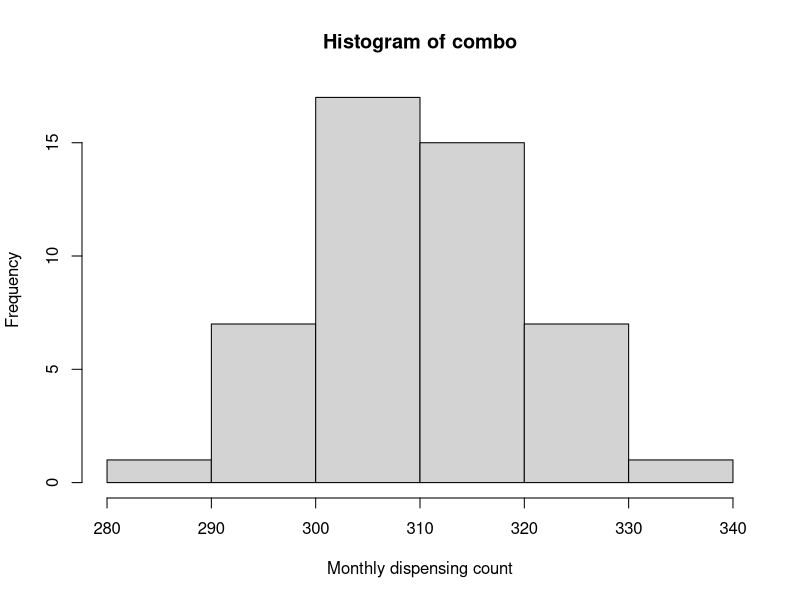
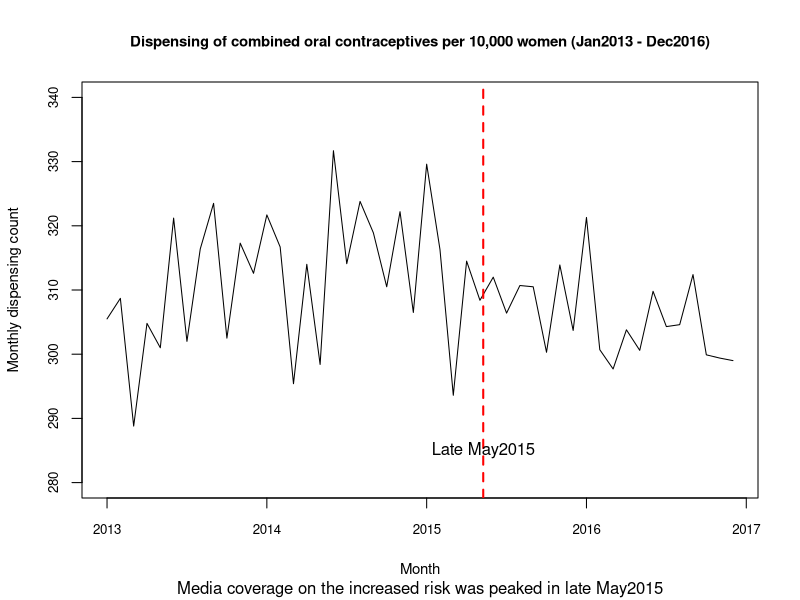
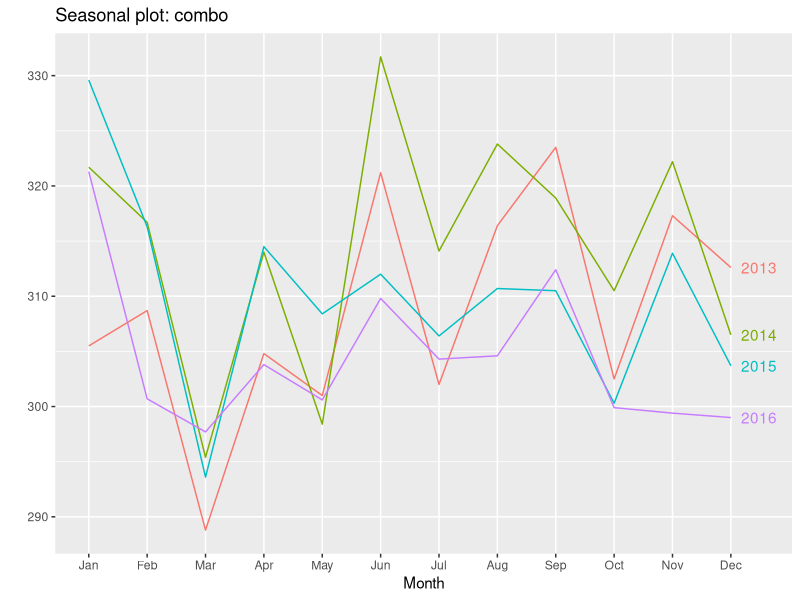
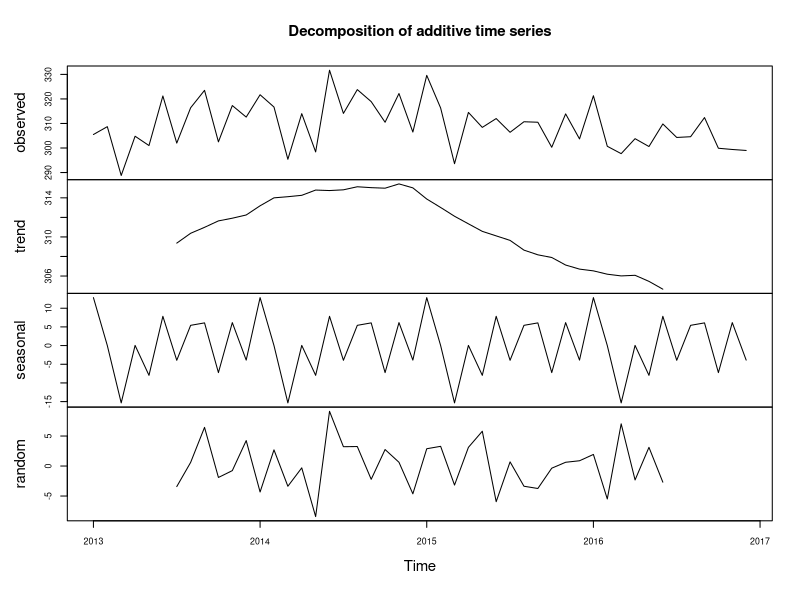
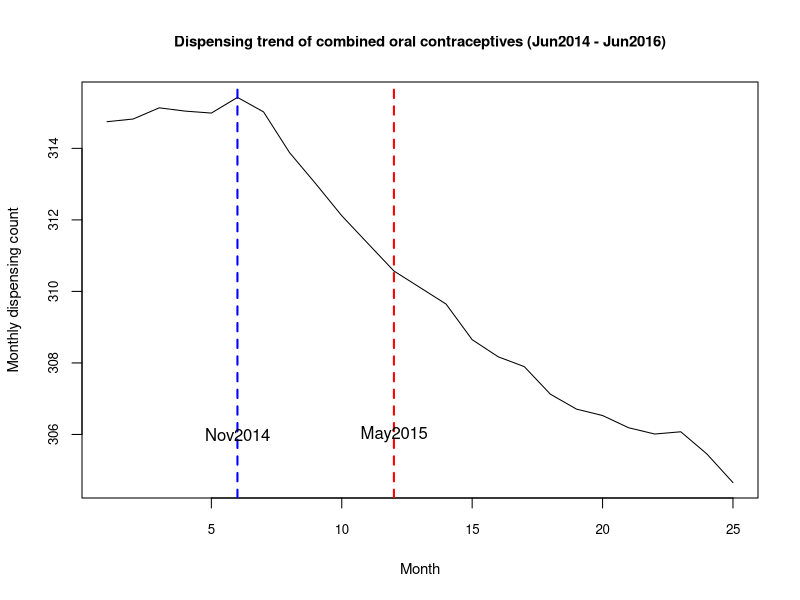
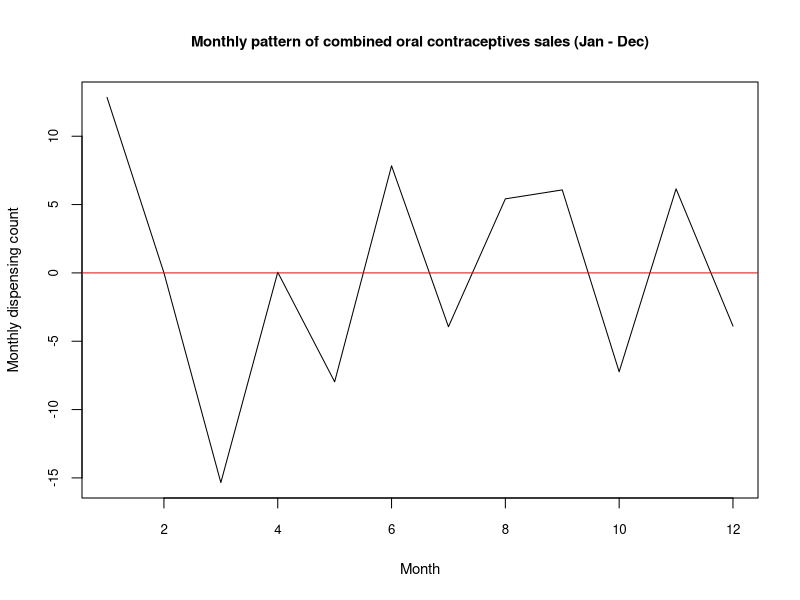
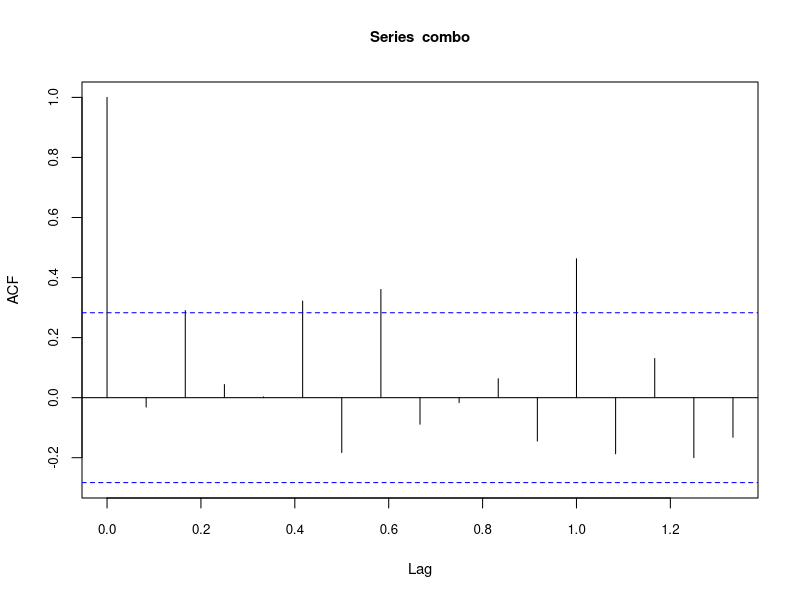
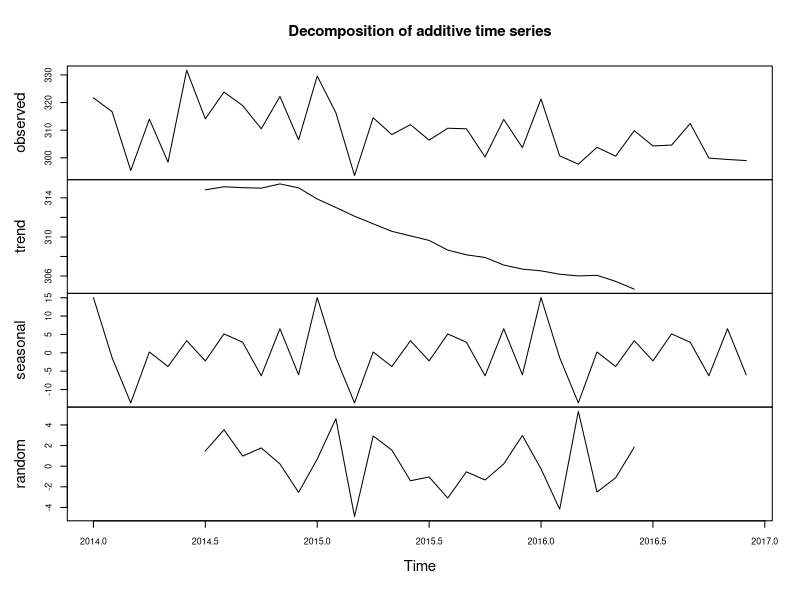

These charts were generated, in order, by the following R code:
## ---- chunk 1
knitr::opts_chunk$set(echo = TRUE)

libs <- c("astsa","forecast","lmtest","zoo","readr")
missing <- !libs %in% installed.packages()
if (any(missing)) {
  install.packages(libs[missing],repos="https://cloud.r-project.org")
}

library(tidyverse)
library(forecast)
library(zoo)
library(kableExtra)
## ---- chunk 2

## ---- chunk 3
# Read in the data
cntrcept <- read.csv("contraceptives.csv", header=TRUE)

# Get summary statistics
summary(cntrcept)

# Create time series for the dispensing of combo and mini pills
combo <- ts(cntrcept$combined, start=c(2013, 1), frequency=12)
mini <- ts(cntrcept$mini, start=c(2013, 1), frequency=12)

# Plot the distribution of 'combo'
hist(combo, breaks=5, xlab='Monthly dispensing count')

# Set graphical parameters then plot the dispensing of the combo pills
par(cex.lab = 0.9, cex.axis = 0.8, cex.main = 0.9)
plot(combo, ylim=c(280, 340),
     ylab="Monthly dispensing count", xlab = "Month",
     main="Dispensing of combined oral contraceptives per 10,000 women (Jan2013 - Dec2016)",
      sub="Media coverage on the increased risk was peaked in late May2015"
)   

# Add a red line to indicate the peak of media coverage
# The start of the last week of May2015 has the time value around 2015.354
abline(v=2015.354, col="red", lty="dashed", lwd=2)
text(x=2015.354, y=285, "Late May2015")
## ---- chunk 4
ggseasonplot(combo, year.labels=TRUE)
## ---- chunk 5
# Decompose the time series 'combo' into components
combo_comps = decompose(combo)

# Plot the components of the time series 'combo'
plot(combo_comps)

# Find the month when the trend reached its peak
as.yearmon(time(combo_comps$trend)[which.max(combo_comps$trend)])

# Zoom in the trend component of 'combo' to see the change in detail
# Add a blue line where the sales of combined pills started trending down and a red line where the media coverage of increased risk was peaked
par(cex.lab=0.9, cex.axis=0.8, cex.main=0.9)
plot(combo_comps$trend[18:42], type='l',
     ylab="Monthly dispensing count", xlab = "Month",
     main="Dispensing trend of combined oral contraceptives (Jun2014 - Jun2016)",
)
abline(v=6, col="blue", lty="dashed", lwd=2)
abline(v=12, col="red", lty="dashed", lwd=2)
text(x=6, y=306, "Nov2014")
text(x=12, y=306, "May2015")

# Zoom in the seasonal component of 'combo' to see its pattern in detail and add a baseline at y=0
par(cex.lab=0.9, cex.axis=0.8, cex.main=0.9)
plot(combo_comps$seasonal[1:12], type='l',
     ylab="Monthly dispensing count", xlab = "Month",
     main="Monthly pattern of combined oral contraceptives sales (Jan - Dec)"
)
abline(h=0, col="red")
## ---- chunk 6
acf(combo)
## ---- chunk 7
# We specify lag=12 as there is monthly seasonality
Box.test(combo, type = "Ljung-Box", lag = 12)
## ---- chunk 8
combo2 <- window(combo, start=c(2014, 1))
plot(decompose(combo2))
acf(combo2)
## ---- chunk 9
# Create 2 sequence vector representing baseline trend (time since start of study) called "time1" and "time2"
time1 <- seq(1, length(combo)) %>% ts(start=c(2013, 1), frequency=12)
time2 <- seq(1, length(combo2)) %>% ts(start=c(2014, 1), frequency=12)

# Create 2 vector representing a step change (before/after the media coverage) called "media1" and "media2"
media1 <- ifelse(as.yearmon(time(combo))>='Jun 2015', 1, 0) %>% 
  ts(start=c(2013, 1), frequency=12)
media2 <- ifelse(as.yearmon(time(combo2))>='Jun 2015', 1, 0) %>% 
  ts(start=c(2014, 1), frequency=12)

# Create 2 sequence vector representing change in trend/slope (time since media intervention) called "media1_after" and "media2_after"
media1_after <- append(rep(0, sum(as.yearmon(time(combo)) < "Jun 2015")), 
                       seq(1, sum(as.yearmon(time(combo)) >= "Jun 2015"))) %>%
  ts(start=c(2013, 1), frequency=12)

media2_after <- append(rep(0, sum(as.yearmon(time(combo2)) < "Jun 2015")), 
                       seq(1, sum(as.yearmon(time(combo2)) >=	"Jun 2015"))) %>%
  ts(start=c(2014, 1), frequency=12)

# Create 2 matrix of seasonal dummy variables called "month1" and "month2"
month1 <- seasonaldummy(combo)
month2 <- seasonaldummy(combo2)

# Fit the models
combo_mod <- lm(combo ~ time1 + media1 + media1_after + month1)
combo2_mod <- lm(combo2 ~ time2 + media2 + media2_after + month2)

# Check residuals of the models for violation of linear assumptions
plot(combo_mod)
plot(combo2_mod)

# Ljung-Box test for autocorrelation of residuals
Box.test(combo_mod$residuals, lag = 12, type = "Ljung-Box")
Box.test(combo2_mod$residuals, lag = 12, type = "Ljung-Box")

# View models' results
summary(combo_mod)
summary(combo2_mod)

# Calculate the models' AIC
AIC(combo_mod)
AIC(combo2_mod)
## ---- chunk 10
unknown <- ifelse(as.yearmon(time(combo))>='Mar 2015', 1, 0) %>% 
  ts(start=c(2013, 1), frequency=12)

unknown_after <- append(rep(0, sum(as.yearmon(time(combo)) < "Mar 2015")), 
                        seq(1, sum(as.yearmon(time(combo)) >=	"Mar 2015"))) %>%
  ts(start=c(2013, 1), frequency=12)

combo_mod2 <- lm(combo ~ time1 + unknown + unknown_after + month1)

plot(combo_mod2)
Box.test(combo_mod2$residuals, lag = 12, type = "Ljung-Box")
AIC(combo_mod2)
summary(combo_mod2)

# View 95% confidence intervals of "combo_mod"
# Parameters that don't contain 0 in their intervals are significant 
confint(combo_mod)
## ---- chunk 11
# Create variables representing the step change and slope change had the 
# interventions (media attention or the unknown cause) NOT happened 
no_media <- data.frame(media1=rep(0, length(media1)), 
                       media1_after=rep(0, length(media1_after)))
no_unknown <- data.frame(unknown=rep(0, length(unknown)), 
                         unknown_after=rep(0, length(unknown_after)))

# Create the predicted time series in the absence of the interventions (the counterfactual)
combo_cf1 <- predict(combo_mod, newdata=no_media)
combo_cf2 <- predict(combo_mod2, newdata=no_unknown)

# Merge with the original data
combo_cf1 <- ts.union(combo, combo_cf1)
combo_cf2 <- ts.union(combo, combo_cf2)

# Plot the actual and counterfactual series
par(cex.lab=.9, cex.axis=.9, cex.main=.9)
plot(combo_cf1, plot.type="s", col=c("blue","red","gray40","gray40"),
     lty=c("solid","solid","dashed","dashed"), 
     ylab="Monthly dispensing count", xlab="Month", 
     main="Dispensing of combined oral contraceptives per 10,000 women (Jan2013 - Dec2016)")
abline(v=2015.354, col="gray", lwd=2, lty="dashed")
legend ("topleft", legend=c("Observed","Counterfactual 1"), 
        cex=0.8, col=c("blue","red"), lty=c("solid","solid"))
text(x=2015.354, y=290, "Late May2015")

par(cex.lab=.9, cex.axis=.9, cex.main=.9)
plot(combo_cf2, plot.type="s", col=c("blue","red","gray40","gray40"),
     lty=c("solid","solid","dashed","dashed"), 
     ylab="Monthly dispensing count", xlab="Month", 
     main="Dispensing of combined oral contraceptives per 10,000 women (Jan2013 - Dec2016)")
abline(v=2015.167, col="gray", lwd=2, lty="dashed")
legend ("topleft", legend=c("Observed","Counterfactual 2"), 
        cex=0.8, col=c("blue","red"), lty=c("solid","solid"))
text(x=2015.167, y=290, "March2015")

## ---- chunk 12
# Explore the series "mini"
summary(mini)

hist(mini, xlab='Monthly dispensing count')

par(cex.lab = 0.9, cex.axis = 0.8, cex.main = 0.9)
plot(mini, ylab="Monthly dispensing count", xlab = "Month",
     main="Dispensing of progestogen-only contraceptives per 10,000 women (Jan2013 - Dec2016)",
      sub="Media coverage on combined oral contraceptives peaked in late May2015"
)   
abline(v=2015.354, col="red", lty="dashed", lwd=2)
text(x=2015.354, y=21.15, "Late May2015")

ggseasonplot(mini, year.labels=TRUE)

plot(decompose(mini))

# Check for seasonality of the series "mini"
acf(mini)
Box.test(mini, type = "Ljung-Box", lag = 12)

# Estimate the effect of media attention on the use of mini pills
mini_mod <- lm(mini ~ time1 + media1 + media1_after + month1)
plot(mini_mod)
Box.test(mini_mod$residuals, type = "Ljung-Box", lag = 12)
summary(mini_mod)

# Combine the treatment ("combo") and control ("mini") time series
# divided the series "combo" by 13 to make it having a similar scale as
# the series "mini" so that we can easily see the differences (if any) 
# between the two series
combo_mini <- ts.union(combo/13, mini)

# Plot the combined series to examine the difference (if any) between them
par(cex.lab=.9, cex.axis=.8, cex.main=.9)
plot(combo_mini, plot.type="s",  
     col=c("red","blue"), lty=c("solid","solid"), 
     ylab="Monthly dispensing count", xlab="Month", 
     main="Compare the sales of combined and progestogen-only contraceptives",
     sub="The count of combined pills was scaled down by 92% for easy comparison"
)
# Add a vertical line at May2015 when the media attention was peaked
abline(v=2015.354, col="gray", lwd=2, lty="dashed")
# Add legend for the displayed variables
legend ("topleft", legend=c("combo", "mini"), 
        col=c("red","blue"), cex=.8, lty=c("solid","solid"))
text(x=2015.354, y=21.15, "Late May2015")

# Visually examine the components of the control and treatment time series
par(cex.lab=.7, cex.axis=.7, cex.main=.8)
plot(decompose(combo_mini))
